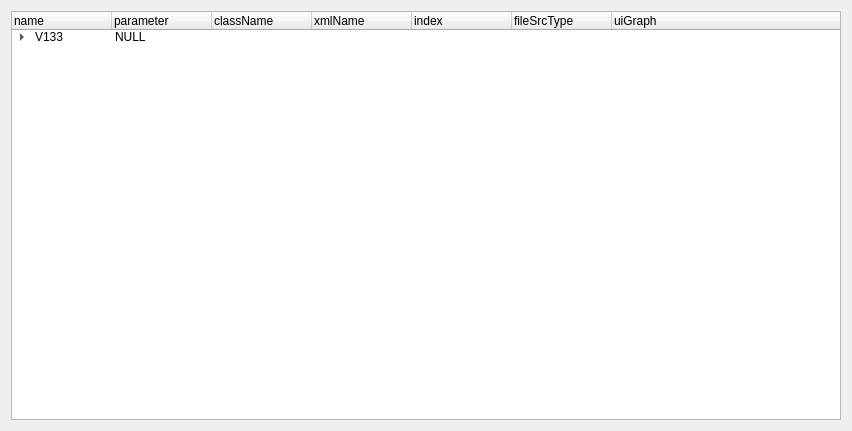
<?xml version="1.0" encoding="UTF-8"?>
<ui version="4.0">
 <class>Form</class>
 <widget class="QWidget" name="Form">
  <property name="geometry">
   <rect>
    <x>0</x>
    <y>0</y>
    <width>852</width>
    <height>431</height>
   </rect>
  </property>
  <property name="windowTitle">
   <string>Form</string>
  </property>
  <layout class="QVBoxLayout" name="verticalLayout">
   <item>
    <widget class="QTreeWidget" name="treeWidget">
     <column>
      <property name="text">
       <string>name</string>
      </property>
     </column>
     <column>
      <property name="text">
       <string>parameter</string>
      </property>
     </column>
     <column>
      <property name="text">
       <string>className</string>
      </property>
     </column>
     <column>
      <property name="text">
       <string>xmlName</string>
      </property>
     </column>
     <column>
      <property name="text">
       <string>index</string>
      </property>
     </column>
     <column>
      <property name="text">
       <string>fileSrcType</string>
      </property>
     </column>
     <column>
      <property name="text">
       <string>uiGraph</string>
      </property>
     </column>
     <item>
      <property name="text">
       <string>V133</string>
      </property>
      <property name="text">
       <string>NULL</string>
      </property>
      <property name="text">
       <string/>
      </property>
      <property name="text">
       <string/>
      </property>
      <property name="text">
       <string/>
      </property>
      <property name="text">
       <string/>
      </property>
      <item>
       <property name="text">
        <string>Axis</string>
       </property>
       <property name="text">
        <string>NULL</string>
       </property>
       <property name="text">
        <string/>
       </property>
       <property name="text">
        <string/>
       </property>
       <property name="text">
        <string/>
       </property>
       <property name="text">
        <string/>
       </property>
       <item>
        <property name="text">
         <string>Motor</string>
        </property>
        <property name="text">
         <string>NULL</string>
        </property>
        <property name="text">
         <string>UiMotor</string>
        </property>
        <property name="text">
         <string>PrmFuncMotor</string>
        </property>
        <property name="text">
         <string>0</string>
        </property>
        <property name="text">
         <string>1</string>
        </property>
        <property name="text">
         <string>GraphMotor129</string>
        </property>
       </item>
       <item>
        <property name="text">
         <string>Encoder</string>
        </property>
        <property name="text">
         <string>NULL</string>
        </property>
        <property name="text">
         <string>UiEncoder</string>
        </property>
        <property name="text">
         <string>PrmFuncEncoder</string>
        </property>
        <property name="text">
         <string>1</string>
        </property>
        <property name="text">
         <string>1</string>
        </property>
        <property name="text">
         <string>GraphEncoder129</string>
        </property>
       </item>
       <item>
        <property name="text">
         <string>Power</string>
        </property>
        <property name="text">
         <string>NULL</string>
        </property>
        <property name="text">
         <string>UiPower</string>
        </property>
        <property name="text">
         <string>PrmFuncPower</string>
        </property>
        <property name="text">
         <string>2</string>
        </property>
        <property name="text">
         <string>1</string>
        </property>
        <property name="text">
         <string>GraphPower129</string>
        </property>
       </item>
       <item>
        <property name="text">
         <string>Current</string>
        </property>
        <property name="text">
         <string>NULL</string>
        </property>
        <property name="text">
         <string>UiCurrent</string>
        </property>
        <property name="text">
         <string>PrmFuncCurrentloop</string>
        </property>
        <property name="text">
         <string>3</string>
        </property>
        <property name="text">
         <string>1</string>
        </property>
        <property name="text">
         <string>GraphCurrent133</string>
        </property>
       </item>
       <item>
        <property name="text">
         <string>Velocity</string>
        </property>
        <property name="text">
         <string>NULL</string>
        </property>
        <property name="text">
         <string>UiVelocity</string>
        </property>
        <property name="text">
         <string>PrmFuncSpeedloop</string>
        </property>
        <property name="text">
         <string>4</string>
        </property>
        <property name="text">
         <string>1</string>
        </property>
        <property name="text">
         <string>GraphVelocity129</string>
        </property>
       </item>
       <item>
        <property name="text">
         <string>Position</string>
        </property>
        <property name="text">
         <string>NULL</string>
        </property>
        <property name="text">
         <string>UiPosition</string>
        </property>
        <property name="text">
         <string>PrmFuncPositionloop</string>
        </property>
        <property name="text">
         <string>5</string>
        </property>
        <property name="text">
         <string>1</string>
        </property>
        <property name="text">
         <string>GraphPosition129</string>
        </property>
       </item>
       <item>
        <property name="text">
         <string>Brake</string>
        </property>
        <property name="text">
         <string>NULL</string>
        </property>
        <property name="text">
         <string>UiBrake</string>
        </property>
        <property name="text">
         <string>PrmFuncBrake</string>
        </property>
        <property name="text">
         <string>6</string>
        </property>
        <property name="text">
         <string>1</string>
        </property>
        <property name="text">
         <string>GraphBrake129</string>
        </property>
       </item>
       <item>
        <property name="text">
         <string>Status</string>
        </property>
        <property name="text">
         <string>NULL</string>
        </property>
        <property name="text">
         <string>UiStatus</string>
        </property>
        <property name="text">
         <string>PrmFuncDeviceStatus</string>
        </property>
        <property name="text">
         <string>7</string>
        </property>
        <property name="text">
         <string>0</string>
        </property>
        <property name="text">
         <string>GraphStatus129</string>
        </property>
       </item>
       <item>
        <property name="text">
         <string>RAM</string>
        </property>
        <property name="text">
         <string>NULL</string>
        </property>
        <property name="text">
         <string>UiRAM</string>
        </property>
        <property name="text">
         <string>PrmRAMAxis</string>
        </property>
        <property name="text">
         <string>8</string>
        </property>
        <property name="text">
         <string>1</string>
        </property>
        <property name="text">
         <string>NULL</string>
        </property>
       </item>
       <item>
        <property name="text">
         <string>FLASH</string>
        </property>
        <property name="text">
         <string>NULL</string>
        </property>
        <property name="text">
         <string>UiFLASH</string>
        </property>
        <property name="text">
         <string>PrmFlashAxis</string>
        </property>
        <property name="text">
         <string>9</string>
        </property>
        <property name="text">
         <string>1</string>
        </property>
        <property name="text">
         <string>NULL</string>
        </property>
       </item>
      </item>
      <item>
       <property name="text">
        <string>UiGlobal</string>
       </property>
       <property name="text">
        <string>NULL</string>
       </property>
       <property name="text">
        <string/>
       </property>
       <property name="text">
        <string/>
       </property>
       <property name="text">
        <string/>
       </property>
       <property name="text">
        <string/>
       </property>
       <item>
        <property name="text">
         <string>IO</string>
        </property>
        <property name="text">
         <string>NULL</string>
        </property>
        <property name="text">
         <string>UiIO</string>
        </property>
        <property name="text">
         <string>PrmIO</string>
        </property>
        <property name="text">
         <string/>
        </property>
        <property name="text">
         <string>0</string>
        </property>
        <property name="text">
         <string>NULL</string>
        </property>
       </item>
      </item>
      <item>
       <property name="text">
        <string>Global</string>
       </property>
       <item>
        <property name="text">
         <string>Plot</string>
        </property>
        <property name="text">
         <string>NULL</string>
        </property>
       </item>
      </item>
     </item>
    </widget>
   </item>
  </layout>
 </widget>
 <resources/>
 <connections/>
</ui>
